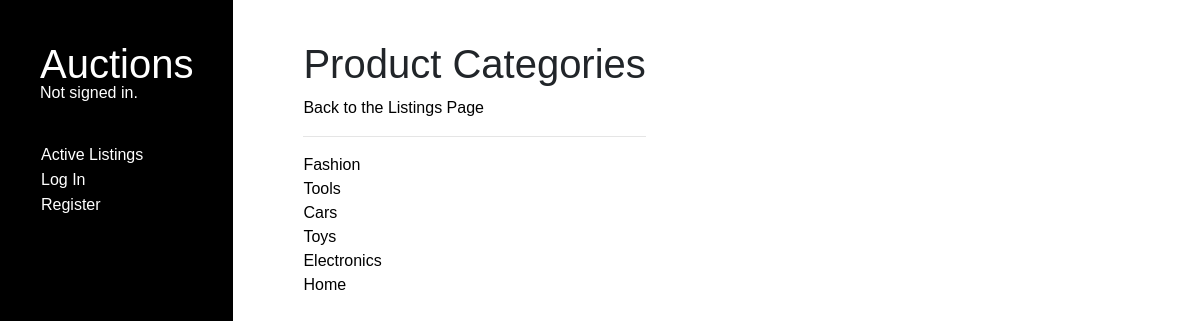
The page /categories on the database as committed earlier.
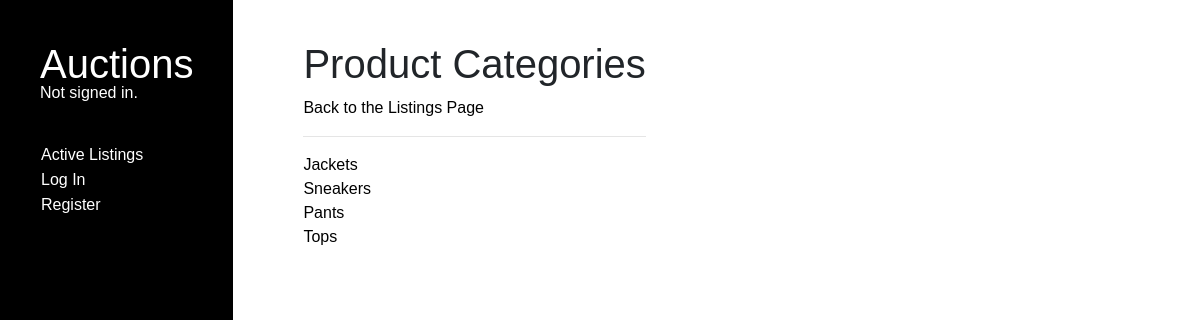
The same page on the database as committed later.
### auctions/models.py (models this page shows, shortened)
class ProductCategory(models.Model):
    category = models.CharField(max_length=64)

### auctions/views.py (the view)
# urls.py: path("categories", views.categories, name="categories")
def categories(request):
    categs = ProductCategory.objects.all()
    return render(request, "auctions/categories.html", {"categories": categs})

### auctions/templates/auctions/categories.html (shortened to what this page needs)
{% extends "auctions/layout.html" %}
{% block body %}
    <h1>Product Categories</h1>
    <a href="{% url 'index' %}" class="back-link">Back to the Listings Page</a>
    <hr>
    <div class="categories-container">
        {% for category in categories %}
            <a class="category-option" href="{% url "category_page" name=category.category %}">{{ category.category }}</a>
        {% endfor %}
    </div>
{% endblock %}

### auctions/templates/auctions/layout.html (shortened to what this page needs)
{% load static %}
<!DOCTYPE html>
<html lang="en">
    <head>
        <link rel="stylesheet" href="https://stackpath.bootstrapcdn.com/bootstrap/4.4.1/css/bootstrap.min.css">
        <link href="{% static 'auctions/styles.css' %}" rel="stylesheet">
    </head>
    <body>
        <div class="sidebar">
            <div>
                <h1>Auctions</h1>
                <div class="sign-status">
                    {% if user.is_authenticated %}
                        Signed in as <strong>{{ user.username }}</strong>.
                        <div class="user-option">
                            <a href="{%  url 'add' %}">Create Listing</a>
                            <a href="{%  url 'watchlist' %}">Watchlist</a>
                            <a href="{% url 'categories' %}">Categories</a>
                        </div>
                    {% else %}
                        Not signed in.
                    {% endif %}
                </div>
            </div>
            <div class="nav">
                <div class="nav-item">
                    <a class="nav-link" href="{% url 'index' %}">Active Listings</a>
                </div>
                {% if user.is_authenticated %}
                    <div class="nav-item">
                        <a class="nav-link" href="{% url 'logout' %}">Log Out</a>
                    </div>
                {% else %}
                    <div class="nav-item">
                        <a class="nav-link" href="{% url 'login' %}">Log In</a>
                    </div>
                    <div class="nav-item">
                        <a class="nav-link" href="{% url 'register' %}">Register</a>
                    </div>
                {% endif %}
            </div>
        </div>
        <div class="main-body">
            {% block body %}
            {% endblock %}
        </div>
    </body>
</html>

### auctions/static/auctions/styles.css (style rules this page uses)
html { height: auto; }
body { height: 100%; display: flex; flex-direction: row; font-family: Arial, Helvetica, sans-serif; }
.sidebar { min-height: 100vh; height: auto; display: flex; flex-direction: column; margin-right: 30px; padding: 40px; background-color: black; color:white; }
.sidebar .sign-status { margin-top: -15px; }
.sidebar .nav { display: flex; flex-direction: column; justify-content: flex-start; align-items: start; margin-top: 45px; margin-left: -15px; }
.sidebar .nav .nav-item a { margin-top: -15px; color:white; }
.main-body { padding: 40px; }
.main-body a { color: black; }
.categories-container, .products-container { display: flex; flex-direction: column; flex-wrap: wrap; }

Rows that differ between the two databases and show on the page:
removed ProductCategory: category "Fashion"
removed ProductCategory: category "Tools"
removed ProductCategory: category "Cars"
removed ProductCategory: category "Toys"
removed ProductCategory: category "Electronics"
removed ProductCategory: category "Home"
added ProductCategory: category "Jackets"
added ProductCategory: category "Sneakers"
added ProductCategory: category "Pants"
added ProductCategory: category "Tops"
